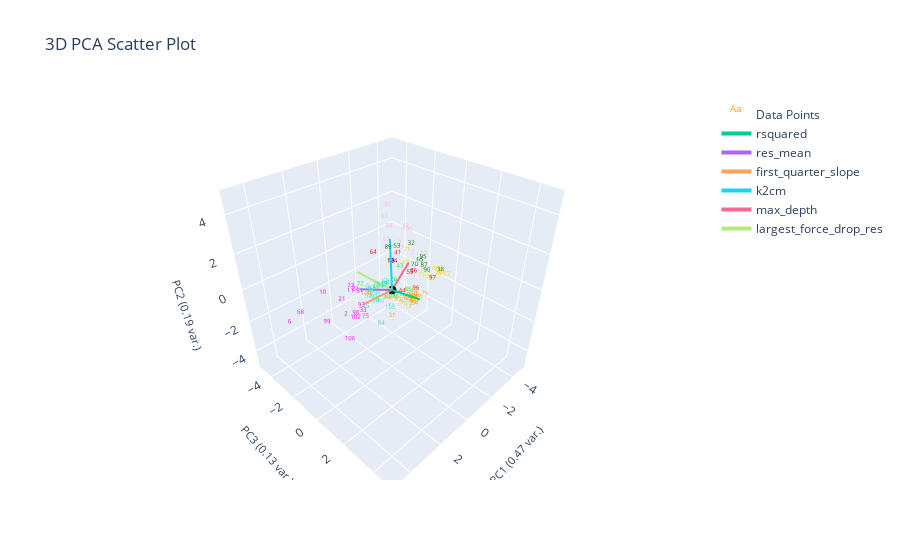

Notebook source saved alongside this figure:
### Markdown cell above
# Nearest Centroid
- Each class is represented by it's centroid, with test sample classified to the class with the nearest centroid

### Code cell
from sklearn.neighbors import NearestCentroid

X = plotting.extract_numerical_features(marions_labeled_data).values.tolist()
y = marions_labeled_data[f'{ylabel_name}_nums'].values.tolist()
nc = NearestCentroid()
nc.fit(X,y)
nc_predictions = pd.Series(nc.predict(clustering_features.values))

nc_actual = marions_labeled_data[f'{ylabel_name}_nums']
nc_changed_ylabel_idxs = find_changed_ylabel_data(nc_predictions, nc_actual)
nc_corrected_predictions = correct_pseudo_ylabels_to_actual(nc_predictions, nc_actual, nc_changed_ylabel_idxs)

plotting.plot_cluster_subplots(nc_corrected_predictions, curve_data, 
                                  clustering_method="Nearest Centroid", 
                                  cluster_category_names=cluster_num_to_ylabel,
                                  bold_idxs=nc_actual.index
                                  )
plotting.plot_cluster_subplots(nc_predictions, curve_data,
                                  clustering_method="Nearest Centroid", 
                                  cluster_category_names=cluster_num_to_ylabel,
                                  pseudo_corrections=nc_corrected_predictions,
                                  bold_idxs=nc_actual.index
                                  )
plotting.plot_pca(clustering_features, nc_predictions, 3,
                  graph_title=f'',
                  ylabel_name=ylabel_name,)

### Figure 1 — Plotly figure (JSON) as saved in the notebook; plotly's stock layout.template omitted (floating-point values rounded to 4 significant figures)
{"data": [{"mode": "text", "name": "Data Points", "text": ["0", "1", "2", "3", "4", "5", "6", "7", "8", "9", "10", "11", "12", "13", "14", "15", "16", "17", "18", "19", "20", "21", "22", "23", "24", "25", "26", "27", "28", "29", "30", "31", "32", "33", "34", "35", "36", "37", "38", "39", "40", "41", "42", "43", "44", "45", "46", "47", "48", "49", "50", "51", "52", "53", "54", "55", "56", "57", "58", "59", "60", "61", "62", "63", "64", "65", "66", "67", "68", "69", "70", "71", "72", "73", "74", "75", "76", "77", "78", "79", "80", "81", "82", "83", "84", "85", "86", "87", "88", "89", "90", "91", "92", "93", "94", "95", "96", "97", "98", "99", "100", "101", "102", "103", "104", "105", "106", "107", "108", "109"], "textfont": {"color": ["orange", "turquoise", "magenta", "pink", "orange", "pink", "magenta", "pink", "turquoise", "lime", "magenta", "magenta", "lime", "orange", "orange", "turquoise", "turquoise", "orange", "blue", "pink", "orange", "magenta", "magenta", "magenta", "gold", "orange", "turquoise", "pink", "turquoise", "orange", "pink", "orange", "green", "magenta", "turquoise", "pink", "pink", "turquoise", "green", "turquoise", "orange", "red", "orange", "lime", "red", "orange", "turquoise", "pink", "gold", "turquoise", "turquoise", "magenta", "turquoise", "green", "orange", "red", "orange", "gold", "turquoise", "orange", "turquoise", "pink", "turquoise", "orange", "red", "green", "turquoise", "pink", "magenta", "gold", "green", "gold", "lime", "turquoise", "gold", "magenta", "lime", "turquoise", "gold", "orange", "gold", "orange", "turquoise", "orange", "turquoise", "lime", "red", "green", "pink", "green", "green", "turquoise", "orange", "magenta", "turquoise", "green", "red", "red", "magenta", "magenta", "orange", "turquoise", "magenta", "turquoise", "red", "lime", "magenta", "turquoise", "orange", "gold"], "size": 6}, "type": "scatter3d", "x": [-0.4067, 1.672, 2.934, -1.129, -0.04845, -1.028, 5.131, -1.062, 0.8533, -1.586, 3.083, 2.241, -0.7652, -1.181, -0.7108, 2.067, 1.697, -0.0641, -0.6414, -1.483, -1.083, 2.077, 2.257, 1.977, -2.336, -0.6981, 0.2075, -1.189, 0.5935, -1.077, -0.7696, 1.125, -1.095, 2.21, 1.501, -1.477, -1.197, 0.5749, -2.158, 0.2804, 0.1097, -0.7188, -0.2928, -3.667, -1.041, -0.2727, 1.497, -0.3483, -2.832, 1.47, 1.977, 1.667, 1.636, -0.308, -0.5215, -1.185, -0.7247, -2.515, 0.7942, 0.02735, 0.4882, -0.2916, 1.484, -0.476, -0.8726, -1.384, 0.3726, -0.9445, 4.644, -2.156, -1.451, -1.925, -0.1798, 0.8034, -2.766, 2.177, -1.954, 1.033, -2.011, -1.572, -2.338, 0.3463, 1.092, 0.4615, 1.709, -1.703, -1.647, -1.315, -1.036, 0.02599, -1.764, 1.486, -0.09639, 2.06, 0.5856, -1.425, -1.17, -2.023, 2.547, 3.606, 0.2174, 0.6447, 2.66, 0.964, -1.168, -0.8843, 3.178, 1.367, -0.6938, -2.752], "y": [0.9269, 0.09549, -0.0101, -0.6321, 0.8594, 0.3384, -1.204, -0.3888, 0.3132, -0.3611, -1.416, -0.4718, -2.262, 0.715, 0.8505, 0.4014, 0.1435, 1.056, -0.6797, 0.6522, 0.4695, -1.387, -0.08318, -0.7234, 0.9507, -0.4413, 0.9223, -0.2805, 0.1602, 0.4167, -1.09, 1.088, 0.1825, 0.3433, 0.4433, -0.5258, -0.06615, 0.3836, 1.213, -0.02837, 1.018, -0.3683, -0.665, -3.011, -0.3153, 1.099, 0.1982, -0.7395, -0.4008, 0.0236, -0.06193, -0.5267, 0.1079, 0.007072, 1.061, 0.07817, 0.9833, 1.356, 0.2664, 1.249, 0.05199, -0.8058, 0.1519, 0.9953, -2.253, 0.5192, 0.5108, -0.5558, -0.9877, -1.112, 0.1248, -0.9003, -2.607, -0.2215, -0.5038, 0.455, -1.832, 0.9675, 0.6606, 0.7656, 1.094, 0.3199, 0.3233, 0.8612, 0.9956, -0.4956, -0.09867, 0.8551, -1.227, -0.2328, 0.6782, 0.292, 0.7093, 0.06706, -0.45, 0.6803, 0.5149, 0.8496, 0.2228, -0.5737, -1.688, 0.2365, 0.3365, 0.8372, -1.149, -1.956, 0.4826, 0.571, 0.8312, 0.4539], "z": [-0.8335, 0.6737, -0.2703, 1.515, -0.4854, 1.406, -0.145, 1.313, 0.4628, -1.802, 0.2753, 0.4206, -1.956, -1.122, -0.4324, -0.08373, 0.5836, -0.9317, 0.6445, 1.292, -1.031, -0.6512, 0.7278, 0.4418, -0.1384, -1.456, -0.1229, 2.516, 0.299, -1.219, 3.497, -0.7807, 1.82, -0.2818, -0.06013, 2.229, 2.422, 0.4583, 0.3026, -0.4169, -0.3023, 1.222, -1.377, -2.158, -1.206, -0.4615, 0.4341, 1.935, -0.6825, 0.1543, 0.5052, 0.07412, 0.1135, 1.918, -0.9595, 0.07202, -0.89, -0.07453, 0.4431, -0.4001, 0.3458, 3.148, 0.4907, -0.885, 0.3571, 0.9175, -0.3012, 0.9852, 0.2328, -0.3358, 0.4261, 0.6568, -1.487, 0.1594, -1.121, -0.5904, -1.709, -0.3168, -0.3312, -1.104, -0.03276, -0.5512, 0.556, -0.3283, -0.9551, -1.563, -0.1504, 0.784, 2.216, 1.895, 0.2004, 0.08647, -0.8514, -0.2073, -0.5589, 1.135, -0.6801, -0.312, -0.3019, -0.6678, -1.447, -0.3668, -0.4344, -0.5253, 0.1761, -1.694, -1.307, -0.07262, -0.7313, -0.2886]}, {"marker": {"color": "black", "size": 3}, "mode": "markers", "name": "Origin", "showlegend": false, "type": "scatter3d", "x": [0], "y": [0], "z": [0]}, {"line": {"width": 4}, "mode": "lines+text", "name": "rsquared", "textposition": "top center", "type": "scatter3d", "x": [0, 0.8777], "y": [0, 2.544], "z": [0, 1.226]}, {"line": {"width": 4}, "mode": "lines+text", "name": "res_mean", "textposition": "top center", "type": "scatter3d", "x": [0, 1.565], "y": [0, -0.575], "z": [0, 0.538]}, {"line": {"width": 4}, "mode": "lines+text", "name": "first_quarter_slope", "textposition": "top center", "type": "scatter3d", "x": [0, 1.411], "y": [0, -0.5916], "z": [0, -0.4527]}, {"line": {"width": 4}, "mode": "lines+text", "name": "k2cm", "textposition": "top center", "type": "scatter3d", "x": [0, -0.5953], "y": [0, -0.7368], "z": [0, 2.283]}, {"line": {"width": 4}, "mode": "lines+text", "name": "max_depth", "textposition": "top center", "type": "scatter3d", "x": [0, -1.431], "y": [0, -0.2619], "z": [0, 0.8174]}, {"line": {"width": 4}, "mode": "lines+text", "name": "largest_force_drop_res", "textposition": "top center", "type": "scatter3d", "x": [0, 1.179], "y": [0, -1.113], "z": [0, 1.06]}], "layout": {"autosize": true, "scene": {"aspectmode": "cube", "xaxis": {"range": [-5.131, 5.131], "title": {"font": {"size": 11}, "text": "PC1 (0.47 var.)"}}, "yaxis": {"range": [-5.131, 5.131], "title": {"font": {"size": 11}, "text": "PC3 (0.13 var.)"}}, "zaxis": {"range": [-5.131, 5.131], "title": {"font": {"size": 11}, "text": "PC2 (0.19 var.)"}}}, "title": {"text": "3D PCA Scatter Plot"}}}
